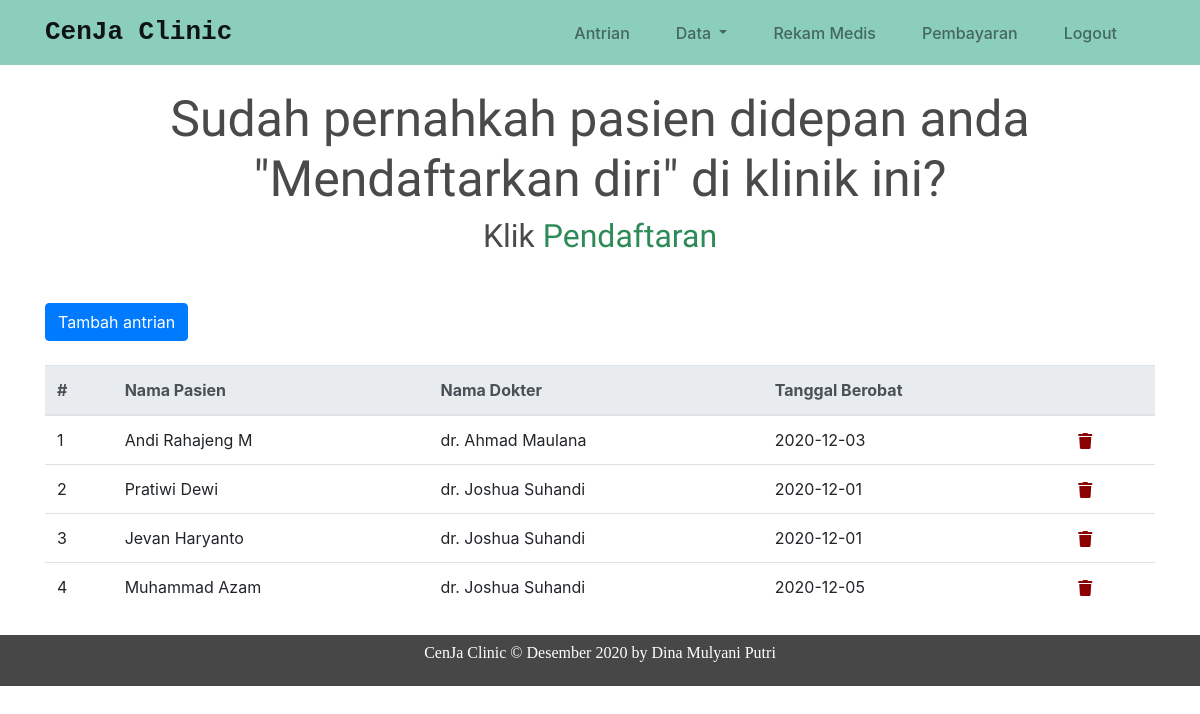
The page /index.php/antrian on the database its author committed.
### tables this page shows
CREATE TABLE `antrian` (
  `id_antrian` int(11) NOT NULL,
  `id_pasien` int(11) NOT NULL,
  `id_dokter` int(11) NOT NULL,
  `tgl_berobat` date NOT NULL
);

CREATE TABLE `daftarpasien` (
  `id_pasien` int(11) NOT NULL,
  `nama_pasien` varchar(50) NOT NULL,
  `tgl_lahir` date NOT NULL,
  `jenis_kelamin` enum('L','P') NOT NULL,
  `no_hp` varchar(15) NOT NULL,
  `alamat` varchar(70) NOT NULL
);

CREATE TABLE `data_dokter` (
  `id_dokter` int(11) NOT NULL,
  `nama_dokter` varchar(50) NOT NULL,
  `nip` varchar(20) NOT NULL,
  `jk` enum('L','P') NOT NULL,
  `tarif_konsul` int(20) NOT NULL
);

### application/controllers/Antrian.php (called while the page is built, shortened)
<?php
class Antrian extends CI_Controller {
    public function __construct(){
        $this->load->model('Antrian_model');
        $this->load->model('Dokter_model');
        $this->load->model('Pasien_model');
        $this->load->library('form_validation');
        $this->load->helper('form');
    }
    public function index(){
        $data['judul'] = "List Antrian";
        $data['antrian'] = $this->Antrian_model->getAllAntrian()->result_array();
        $data['daftarpasien'] = $this->Pasien_model->getAllPasien();
        $data['data_dokter'] = $this->Dokter_model->getAllDokter();
        $this->load->view('template/header', $data);
        $this->load->view('klinik/antrian', $data);
        $this->load->view('template/footer');
    }
}

### index.php (called while the page is built, shortened)
<?php
require_once BASEPATH.'core/CodeIgniter.php';

### application/models/Antrian_model.php (called while the page is built, shortened)
<?php
class Antrian_model extends CI_model {
   public function getAllAntrian(){
       $query = $this->db->query("SELECT antrian.*,
                            daftarpasien.nama_pasien, daftarpasien.tgl_lahir, daftarpasien.jenis_kelamin, daftarpasien.no_hp, daftarpasien.alamat, data_dokter.nama_dokter, data_dokter.nip, data_dokter.jk, data_dokter.tarif_konsul FROM antrian
                            INNER JOIN daftarpasien ON antrian.id_pasien=daftarpasien.id_pasien INNER JOIN data_dokter ON antrian.id_dokter=data_dokter.id_dokter");
        return $query;
   }
}

### application/views/klinik/antrian.php (the view, shortened to what this page needs)
<div class="container">
  <div class="mt-4 text-center mb-4">
    <h4 style="font-family: 'Nerko One', cursive; color: #494a49; font-size: 50px;">Sudah pernahkah pasien didepan anda "Mendaftarkan diri" di klinik ini?</h4>
    <h2 style="font-family: 'Nerko One', cursive; color: #494a49;">
      Klik <a href="<?php echo base_url(); ?>pasien" style="color: seagreen;">Pendaftaran</a>
    </h2>
  </div>
  <button type="button" class="btn btn-primary mt-4" data-toggle="modal" data-target="#formModal">
    Tambah antrian
  </button>
  <table class="table mt-4 mb-4">
    <thead class="thead-light">
      <tr>
        <th scope="col">#</th>
        <th scope="col">Nama Pasien</th>
        <th scope="col">Nama Dokter</th>
        <th scope="col">Tanggal Berobat</th>
        <th scope="col"></th>
      </tr>
    </thead>
    <tbody>
      <?php $start = 0;
      foreach ($antrian as $a) : ?>
        <tr>
          <td><?php echo ++$start; ?></td>
          <td><?php echo $a['nama_pasien']; ?></td>
          <td><?php echo $a['nama_dokter']; ?></td>
          <td><?php echo $a['tgl_berobat']; ?></td>
          <td>
            <a href="<?php echo base_url(); ?>antrian/hapus/<?php echo $a['id_antrian']; ?>" class="badge icon-hapus"><i class="fas fa-trash fa-lg"></i></a>
          </td>
        </tr>
      <?php endforeach; ?>
    </tbody>
  </table>
</div>

### assets/css/style.css (style rules this page uses)
.fa-trash { color: darkred; }

### rows shown on the page
antrian: id_pasien.nama_pasien "Andi Rahajeng M", id_dokter.nama_dokter "dr. Ahmad Maulana", tgl_berobat "2020-12-03"
antrian: id_pasien.nama_pasien "Pratiwi Dewi", id_dokter.nama_dokter "dr. Joshua Suhandi", tgl_berobat "2020-12-01"
antrian: id_pasien.nama_pasien "Jevan Haryanto", id_dokter.nama_dokter "dr. Joshua Suhandi", tgl_berobat "2020-12-01"
antrian: id_pasien.nama_pasien "Muhammad Azam", id_dokter.nama_dokter "dr. Joshua Suhandi", tgl_berobat "2020-12-05"
